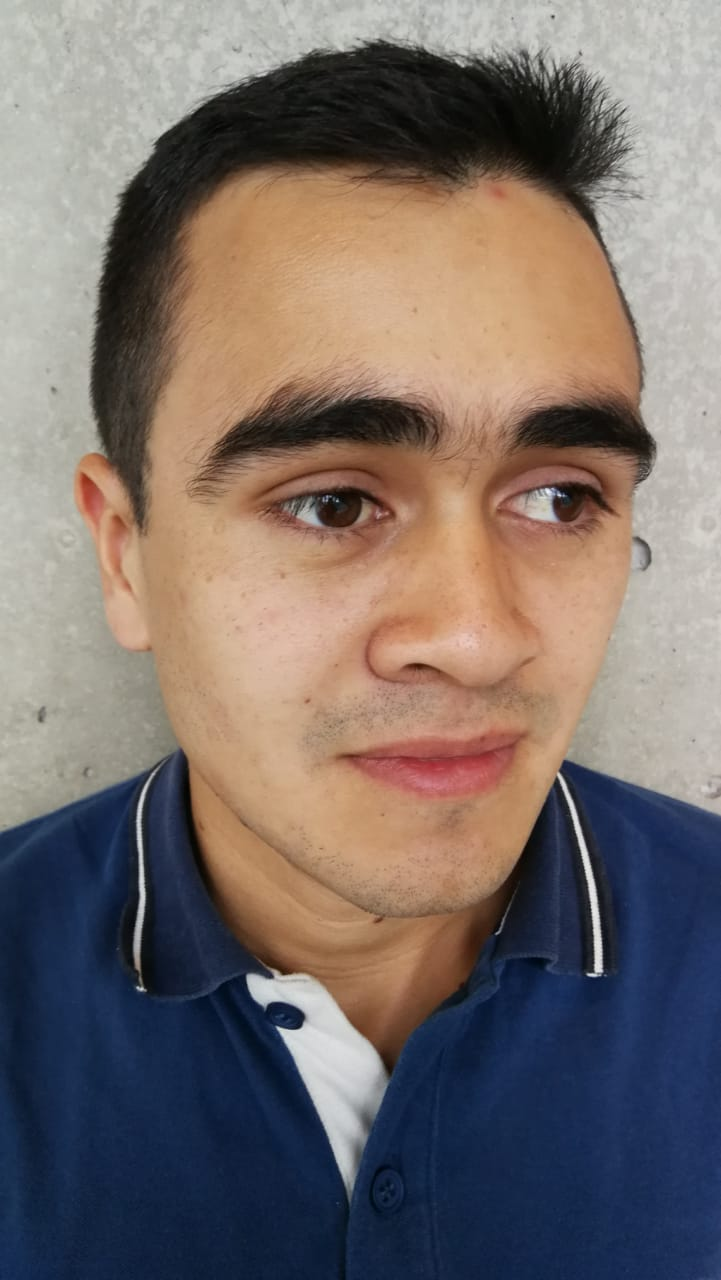
#> input picture suspects/suspect1.jpeg, 721 x 1280 px
$ python suspect.py
#> lines starting #> are read from the running program, lines starting #| are printed output that depends on the picture
#> further down, crop_image is the input picture: shape (1280, 721, 3); mean B, G, R 106.1, 110.1, 121.6
### localProcessing.py
import numpy as np
import cv2
import boto3
import copy
import numpy as np

from os import listdir
from os.path import isfile, join


# [20 lines left out: functions getFaces, showFaces, not called in this run]

def wanted(suspect_path,crop_image,info_path):
#> called with suspect_path = 'suspects/suspect2.jpeg', info_path = 'info/suspect1.txt'
    wanted_path = "wantedTemplate/wanted.jpeg"
    wanted_image = cv2.imread(wanted_path)
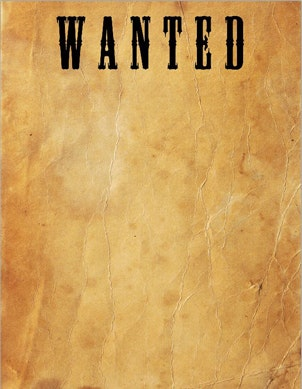
#> input picture wantedTemplate/wanted.jpeg, 302 x 389 px
#> wanted_image is the input picture: shape (389, 302, 3); mean B, G, R 90.2, 159.8, 206.1
    lenghtWanted = len(wanted_image[0])
#> lenghtWanted = 302
    heightWanted = len(wanted_image)
#> heightWanted = 389

    suspect_image = cv2.imread(suspect_path)
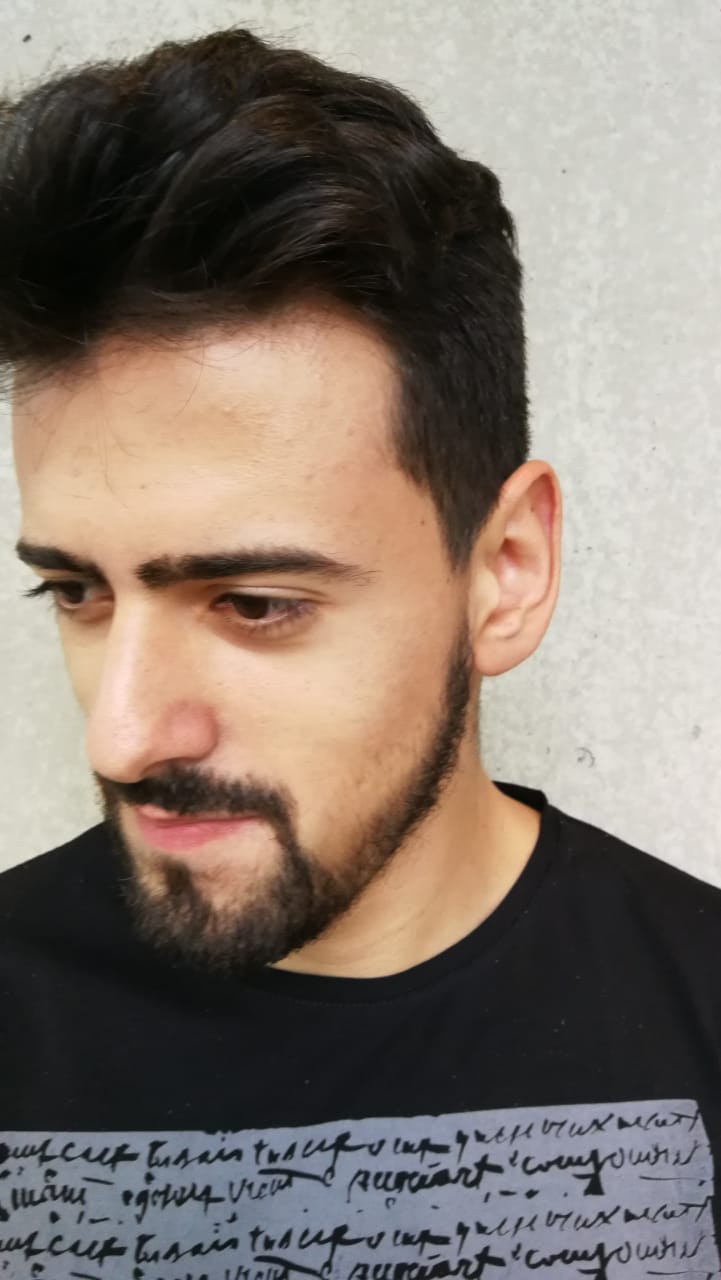
#> input picture suspects/suspect2.jpeg, 721 x 1280 px
#> suspect_image is the input picture: shape (1280, 721, 3); mean B, G, R 110.4, 119.8, 131.9
    suspect_image = cv2.resize(suspect_image,( ((lenghtWanted*80)//100) , ((heightWanted*78)//100) ))
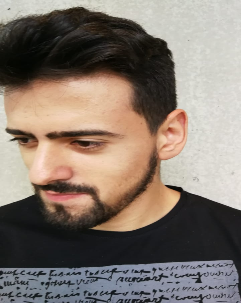
#> suspect_image: shape (303, 241, 3); mean B, G, R 110.3, 119.7, 131.8
    lenghtSuspect = len(suspect_image[0])
#> lenghtSuspect = 241
    heightSuspect = len(suspect_image)
#> heightSuspect = 303

    wanted_image[int(heightWanted*.2):int(heightWanted*.2) + heightSuspect,int(lenghtWanted*.1):int(lenghtWanted*.1) + lenghtSuspect] = suspect_image

    font = cv2.FONT_HERSHEY_SIMPLEX
    crop_image = cv2.resize(crop_image,(lenghtWanted,lenghtWanted))
#> crop_image: shape (302, 302, 3)

    cv2.putText(crop_image,'Found',(10,len(crop_image)), font, 3,(255,255,255),2,cv2.LINE_AA)
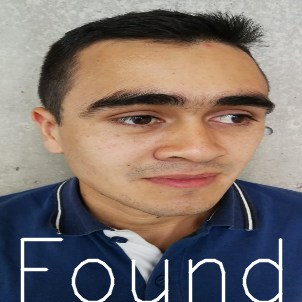
#> crop_image: shape (302, 302, 3); mean of channels 0, 1, 2 110.2, 115, 126.9; drawn as B, G, R
    faces = np.concatenate((wanted_image, crop_image), axis=0)
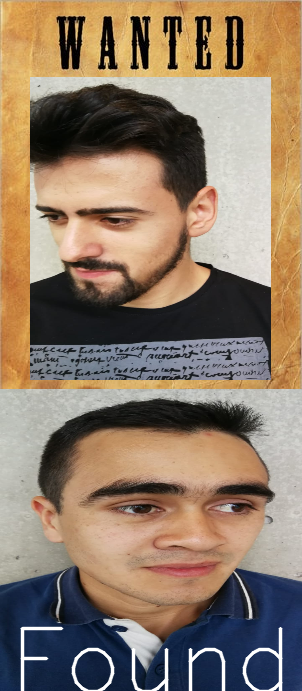
#> faces: shape (691, 302, 3); mean B, G, R 103.6, 122.4, 142.1

    text = np.zeros((len(faces), (len(faces)//2), 3), np.uint8)
#> text: shape (691, 345, 3); every value is 0
    text[:] = (255,255,255)
#> text: shape (691, 345, 3); every value is 255

    with open(info_path) as f:
#> (reads info/suspect1.txt from the repository)
        content = f.readlines()
    content = [x.strip() for x in content]
    pos = 0
    for line in content:
        pos+=50
        cv2.putText(text,line,(10,pos), font, 1,(0,0,0),2,cv2.LINE_AA)
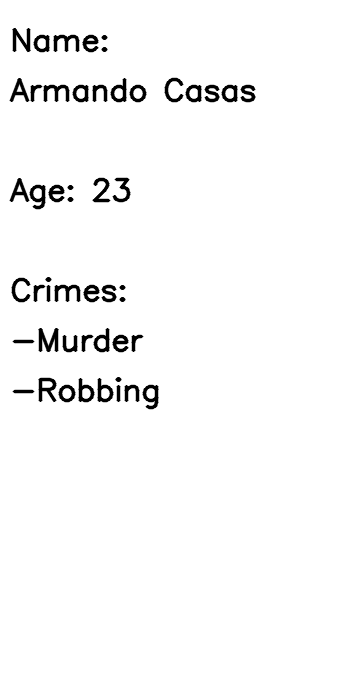
#> text: shape (691, 345, 3); min 0, max 255, mean 247.7
#> after the loop, pos = 400


    full_image = np.concatenate((faces, text), axis=1)
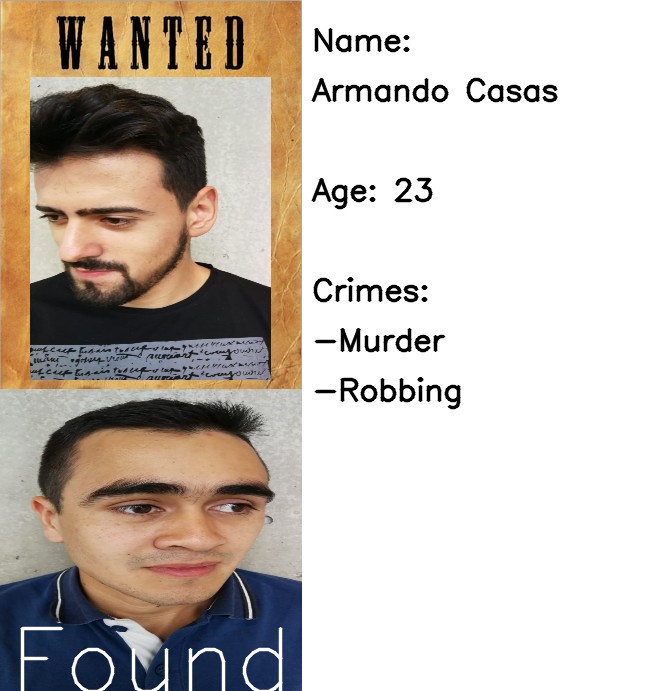
#> full_image: shape (691, 647, 3); mean B, G, R 180.4, 189.2, 198.4

    cv2.imshow("found",full_image)
    cv2.waitKey(0)
    cv2.destroyAllWindows()

### suspect.py
import numpy as np
import cv2 as cv
import boto3
import localProcessing as local
from os import listdir
from os.path import isfile, join


crop_image = cv.imread("suspects/suspect1.jpeg")
info_path = 'info/suspect1.txt'
local.wanted("suspects/suspect2.jpeg",crop_image,info_path)

'''
region = 'us-east-1'
client=boto3.client('rekognition',region)

suspects_filePath = 'suspects/'
suspects = [join(suspects_filePath, f) for f in listdir(suspects_filePath) if isfile(join(suspects_filePath, f))]

vid = cv.VideoCapture("../VID_20180605_151627.mp4")

ret, img = vid.read()
count = 0
faces = []
while(ret):
    img = img[(len(img)*3)//8:, 0:len(img[0])*5//8]
    print(count)
    if (count %10 == 0):
        faces = local.getFaces(img)
    local.showFaces(img,faces)
    cv.waitKey(1)
    ret, img = vid.read()
    count +=1

cv.destroyAllWindows()
'''
